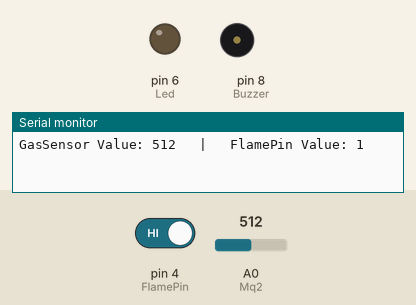
The sketch below on a simulated Arduino Uno, built with avr-gcc and run on an emulated ATmega328P. On the bench: output pins drawn as LEDs (lit = HIGH), buzzer (waves = sounding, pin HIGH), the last lines printed to the serial monitor. The test bench sets the inputs (shaded band); at power-on: pin 4 (FlamePin) HIGH, A0 (Mq2) = 512.

Above: at 0.1 s.
At 0.6 s:
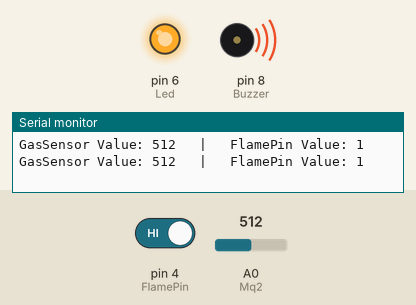
Timing chart, 0 to 2.1 s (numbered marks = the images above):
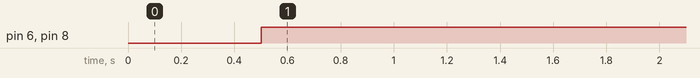

The sketch:

sketch_fire_Safety_Success.ino
```cpp
int Led = 6;
int Buzzer = 8;
int FlamePin = 4;
#define Mq2 A0

void setup() {
  Serial.begin(9600);
  pinMode(Led,OUTPUT);
  pinMode(Buzzer,OUTPUT);
  pinMode(Mq2,INPUT);
  pinMode(FlamePin,INPUT);
}

void loop() {
  int GasSensor = analogRead(Mq2);
  int FlameSensor = digitalRead(FlamePin);

  Serial.print("GasSensor Value: ");
  Serial.print(GasSensor);
  Serial.print("   |   ");
  Serial.print("FlamePin Value: ");
  Serial.println(FlameSensor);
  delay(500);

  if ((GasSensor > 100)|| FlameSensor == 0){
    digitalWrite(Led, HIGH);
    digitalWrite(Buzzer, HIGH);
  }
  else {
    digitalWrite(Led, LOW);
    digitalWrite(Buzzer, LOW);
  }

}
```

Measured:
- by itself, pin 6 (Led), pin 8 (Buzzer): LOW → HIGH at 0.50 s
